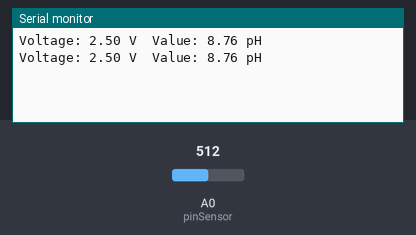
The sketch below on a simulated Arduino Uno, built with avr-gcc and run on an emulated ATmega328P. On the bench: the last lines printed to the serial monitor. Inputs (shaded band) come from the test bench; at power-on: A0 (pinSensor) = 512.

Above: at 1.8 s.
1.9 s: A0 (pinSensor) set to 716
At 2.8 s:
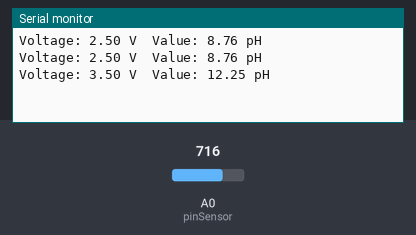
3.4 s: A0 (pinSensor) set to 900
At 4.6 s:
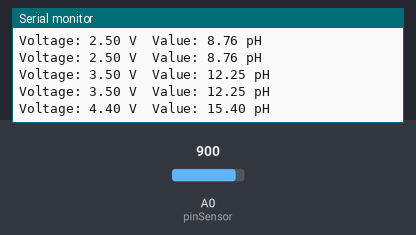
Timing chart, 0 to 6.4 s (numbered marks = the images above; inputs shaded):
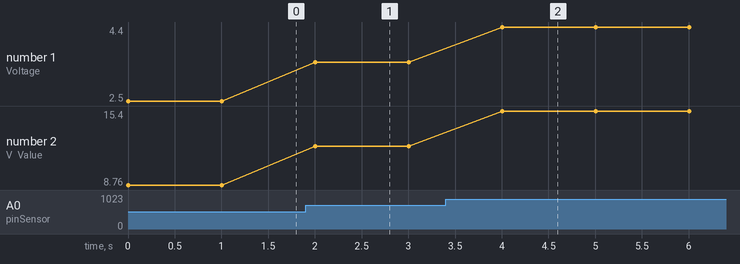

Measured:
- after the input at 1.9 s, the serial monitor: prints a new line after 0.10 s (image 1)
- after the input at 3.4 s, the serial monitor: prints a new line after 0.60 s (image 2)
- plotted number 1: 2.5 → 3.5 after the input at 1.9 s, 3.5 → 4.4 after the input at 3.4 s
- plotted number 2: 8.76 → 12.25 after the input at 1.9 s, 12.25 → 15.4 after the input at 3.4 s

The sketch:

sketch_jul03a.ino
```cpp
#if defined(__AVR__)
#define OPERATING_VOLTAGE   5.0
#define ZERO_SHIFT          0
#else
#define OPERATING_VOLTAGE   3.3
#define ZERO_SHIFT          1.1
#endif

// Коэффициент перевода напряжения в концентрацию pH
#define CALIBRATION_FACTOR  3.5

// Назначаем пин для подключения датчика
constexpr auto pinSensor = A0;

void setup() {
  // Открываем Serial-порт
  Serial.begin(9600);
}

void loop() {
  // Считываем аналоговое значение с датчика кислотности жидкости
  int adcSensor = analogRead(pinSensor);
  // Переводим данные сенсора в напряжение
  float voltageSensor = adcSensor * OPERATING_VOLTAGE / 1023;
  // Конвертируем напряжение в концентрацию pH
  float pHSensor = CALIBRATION_FACTOR * (voltageSensor + ZERO_SHIFT);
  // Выводим данные в Serial-порт

  Serial.print("Voltage: ");
  Serial.print(voltageSensor);
  Serial.print(" V");
  Serial.print("\t");
  Serial.print("Value: ");
  Serial.print(pHSensor);
  Serial.println(" pH");
  delay(1000);
}
```
